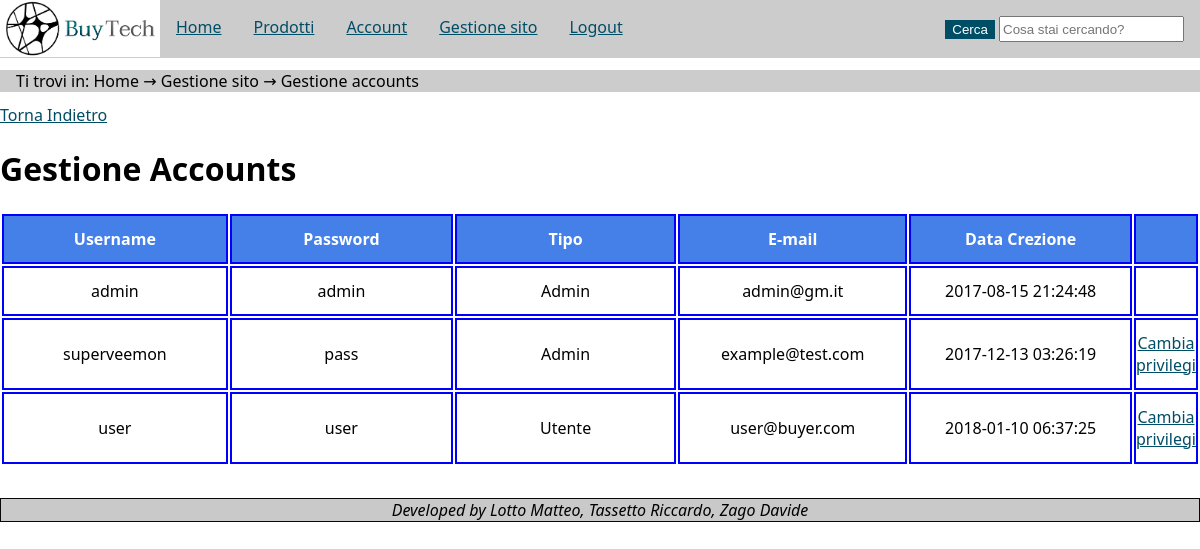
The app's page /Webpage/adminaccounts.php (signed in) with its own data.
### tables this page shows
CREATE TABLE Account(
    username varchar(20) PRIMARY KEY,
    password varchar(20),
    email varchar(50) UNIQUE,
    admin boolean,
    datacreazione datetime
);

### Webpage/php-script/connessione.php (called while the page is built, shortened)
<?php
   class DBAccess {
	public $connessione;
	public function openc() {
		$this->connessione=mysqli_connect(	static::HOST_DB,
											static::USERNAME,
											static::PASSWORD,
											static::DATABASE_NAME);
		if(!$this->connessione) {
			return false;
		} else {
			return true;
		}
	}
	public function getUserlist(){
		$query=mysqli_query($this->connessione,"SELECT * FROM Account");
		for($i=0;$i<mysqli_num_rows($query);$i++){
			$result[$i]=mysqli_fetch_assoc($query);
		}
		return $result;
	}
	}
?>

### Webpage/adminaccounts.php (the view, shortened to what this page needs)
<?php
require "php-script/connessione.php";
$DB=new DBAccess();
$DB->openc();
?>
<!DOCTYPE HTML>
<html lang="it">
<head>
<?php
	include "general/Meta.php";
?>
</head>
<body>
<?php
	include "general/Header.php";
?>
    <div id="breadcrumb">
        <p> Ti trovi in: Home &#8594; Gestione sito &#8594; Gestione accounts </p>
    </div>
	<a href="adminmenu.php">Torna Indietro</a>
	<h1>Gestione Accounts</h1>
<?php
	$accountab=$DB->getUserlist();
	echo "<table>
			<tbody>
				<tr class='tablehead'>
					<th class='tablehead'>Username</th>
					<th class='tablehead'>Password</th>
					<th class='tablehead'>Tipo</th>
					<th class='tablehead'>E-mail</th>
					<th class='tablehead'>Data Crezione</th>
					<th class='tablehead'></th>
				</tr>";
	foreach($accountab as $result){
		if($result["admin"]==false){$type="Utente";}
		else{$type="Admin";}
		echo "<tr><td>".$result["username"]."</td>
		<td>".$result["password"]."</td>
		<td>".$type."</td>
		<td>".$result["email"]."</td>
		<td>".$result["datacreazione"]."</td>";
		if ($_SESSION['login_user']!=$result["username"]){
		echo "
		<td>
			<a href='adminaccounts.php?type=edit&user=".$result["username"]."'>Cambia privilegi</a>
		</td>";
		}
		else{echo "<td></td>";}
	}
	echo "</tbody>
		</table>";
	include "general/Footer.php";
?>
</body>
</html>

### Webpage/style/style1.css (style rules this page uses)
TH, TD { border: 2px solid blue; width: 20%; padding: 1% 0; text-align: center; }
THEAD, .tablehead { background: #4580E8; color: white; }
.tablehead { position: sticky; top: 0; //Aggiunto sui singoli th per problemi su Chrome; }
#breadcrumb { margin: 1% auto; width: 100%; background-color: #CCCCCC; }
A:link { color: #004D66; }
#breadcrumb P { margin: 0; padding-left: 1em; }
BODY { width: 100%; padding: 0; margin: 0; }
HTML { width: 100%; padding: 0; margin: 0; font-family: "Segoe UI", Frutiger, "Frutiger Linotype", "Dejavu Sans", "Helvetica Neue", Arial, sans-serif; }
P { margin: 0; }

### Webpage/style/print.css (style rules this page uses)
html { margin: 0; padding: 0; }

### Webpage/style/small1.css (style rules this page uses)
HTML { margin: 0; padding: 0; }
BODY { margin: 0; padding: 0; }

### records on screen
account: username "admin", password "admin", admin "Admin", email "admin@gm.it", datacreazione "2017-08-15 21:24:48"
account: username "superveemon", password "pass", admin "Admin", email "example@test.com", datacreazione "2017-12-13 03:26:19"
account: username "user", password "user", admin "Utente", email "user@buyer.com", datacreazione "2018-01-10 06:37:25"
